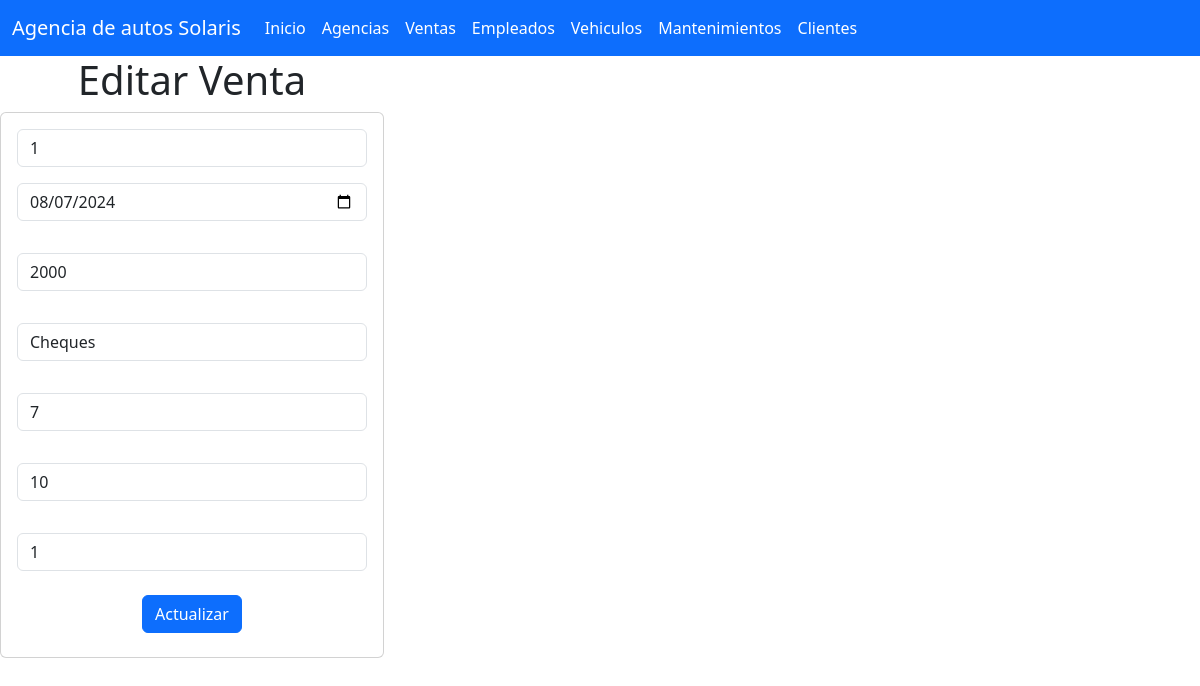
The page /venta_app/seleccionarVenta/1 on the database its author committed.
### venta_app/models.py (models this page shows, shortened)
class Venta(models.Model):
    id_venta = models.IntegerField(primary_key=True)
    fecha = models.DateField()
    precio = models.IntegerField()
    forma_pago = models.CharField(max_length=255)
    id_vehiculo = models.IntegerField()
    id_cliente = models.IntegerField()
    id_empleado = models.IntegerField()

### venta_app/views.py (the view)
# urls.py: path("seleccionarVenta/<id_venta>",views.seleccionarVenta,name="seleccionarVenta"),
def seleccionarVenta(request, id_venta):
    venta = Venta.objects.get(id_venta=id_venta)
    return render(request, "editarVentas.html", {"misventas": venta})

### venta_app/templates/editarVentas.html (shortened to what this page needs)
{% extends "base.html" %}
{% load static %}
{% block cuerpo %}
<div class="row">
  <div class="col-sm-12 col-md-4 col-lg-4 col-xl-4">
    <h1>Editar Venta</h1>
    <div class="card">
      <div class="card-body">
        <form action="{% url 'editarVenta' %}" method="POST">
          <div class="form-group">
            <input type="text" id="txtid_venta" name="txtid_venta" class="form-control" value="{{ misventas.id_venta }}" readonly required>
          </div>
          <div class="form-group py-3">
            <input type="date" id="datefecha" name="datefecha" class="form-control" value="{{ misventas.fecha|date:'Y-m-d' }}" required>
          </div>
          <div class="form-group py-3">
            <input type="number" id="numprecio" name="numprecio" class="form-control" value="{{ misventas.precio }}" required>
          </div>
          <div class="form-group py-3">
            <input type="text" id="txtforma_pago" name="txtforma_pago" class="form-control" value="{{ misventas.forma_pago }}" maxlength="255" required>
          </div>
          <div class="form-group py-3">
            <input type="number" id="numid_vehiculo" name="numid_vehiculo" class="form-control" value="{{ misventas.id_vehiculo }}" required>
          </div>
          <div class="form-group py-3">
            <input type="number" id="numid_cliente" name="numid_cliente" class="form-control" value="{{ misventas.id_cliente }}" required>
          </div>
          <div class="form-group py-3">
            <input type="number" id="numid_empleado" name="numid_empleado" class="form-control" value="{{ misventas.id_empleado }}" required>
          </div>
          <div class="form-group py-2">
            <button type="submit" class="btn btn-primary">Actualizar</button>
          </div>
        </form>
      </div>
    </div>
  </div>
{% endblock %}

### rows shown on the page
Venta: txtid_venta "1", datefecha "08/07/2024", numprecio "2000", txtforma_pago "Cheques", numid_vehiculo "7", numid_cliente "10", numid_empleado "1"
